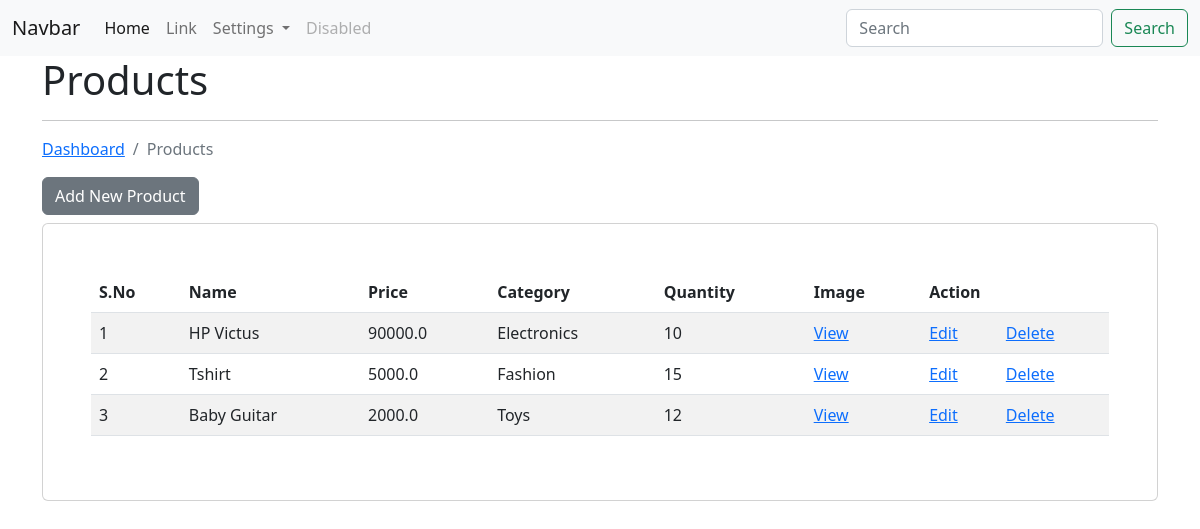
/ecom/products/ (signed in), run on an earlier commit of the app's database.
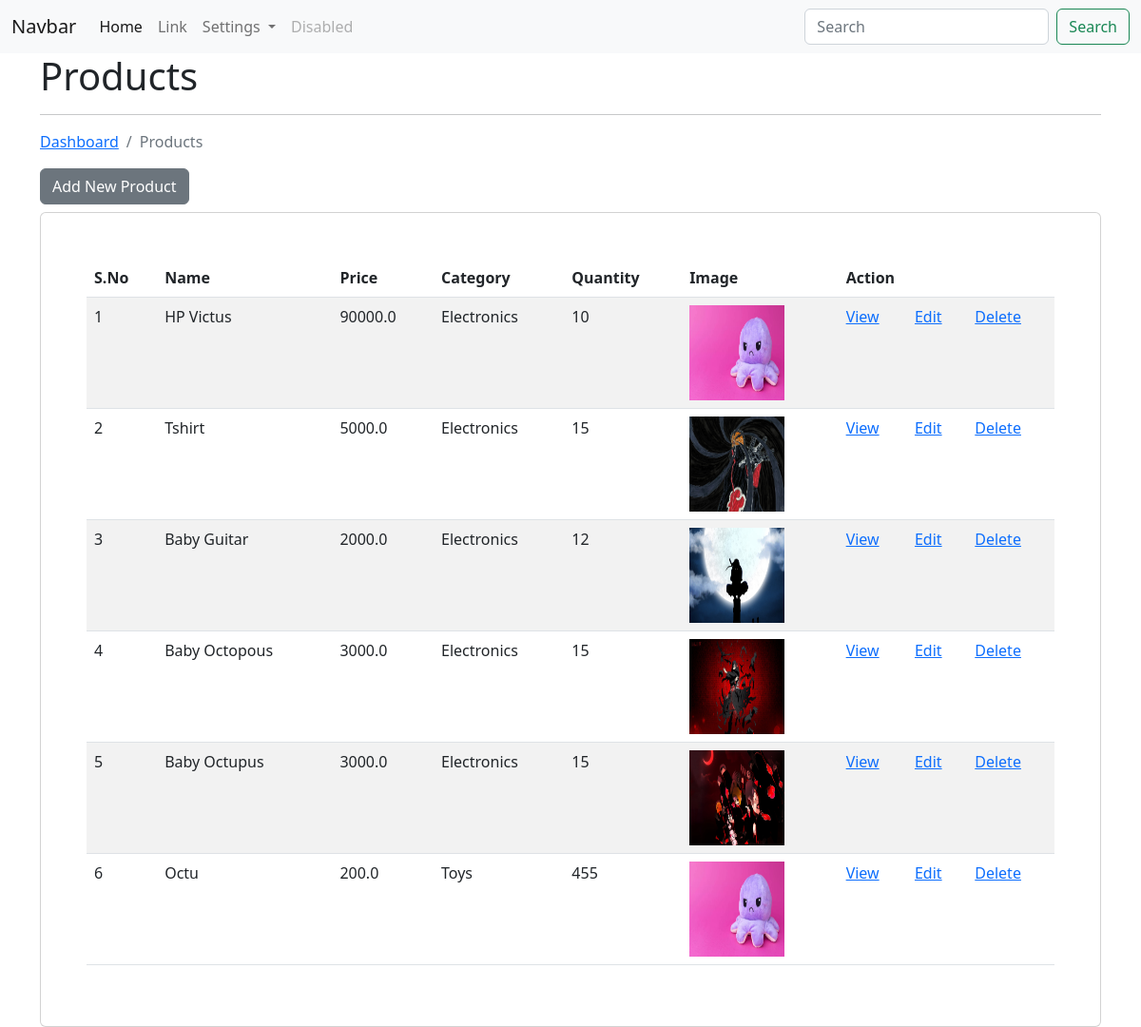
And on a later commit of the database.
### app_ecom/models.py (models this page shows)
class Product(models.Model):
    title = models.CharField(max_length=200)
    desc = models.CharField(max_length=200)
    category = models.ForeignKey(Category, on_delete=models.CASCADE)
    price = models.FloatField()
    image = models.FileField(null=True, blank=True, upload_to="products/")
    quantity = models.IntegerField()
    discount = models.FloatField()
    cod = models.CharField(max_length=100)
    user = models.ForeignKey(User, on_delete=models.CASCADE)
    class Meta:
        db_table = 'app_products'

class Category(models.Model):
    category_name = models.CharField(max_length=200)
    def __str__(self):
        return self.category_name
    class Meta:
        db_table = 'app_categories'

### app_ecom/views.py (the view)
# urls.py: path('products/', views.product_index, name='list-product'),
@login_required(login_url='/authentication/login/')
def product_index(request):
    products = Product.objects.filter(user=request.user)
    context = {"data": products}
    return render(request, 'products/product_index.html', context)

### templates/products/product_index.html (shortened to what this page needs)
{% extends "layouts/master.html" %}
{% load static %}
{% block content %}
    <div class="container">
        <h1>Products</h1>
        <hr>
        <nav aria-label="breadcrumb">
            <ol class="breadcrumb">
              <li class="breadcrumb-item"><a href="{% url 'dashboard' %}">Dashboard</a></li>
              <li class="breadcrumb-item active">Products</li>
            </ol>
        </nav>
        <a href="{% url 'add-product' %}" class="btn btn-secondary mb-2">Add New Product</a>
        <div class="card p-5">
            <table class="table table-striped table-hover">
                <thead>
                    <tr>
                        <th>S.No</th>
                        <th>Name</th>
                        <th>Price</th>
                        <th>Category</th>
                        <th>Quantity</th>
                        <th>Image</th>
                        <th colspan="3">Action</th>
                    </tr>
                </thead>
                <tbody>
                    {% for val in data %}
                    <tr>
                        <td>{{ forloop.counter }}</td>
                        <td>{{ val.title }}</td>
                        <td>{{ val.price }}</td>
                        <td>{{ val.category }}</td>
                        <td>{{ val.quantity }}</td>
                        {% if val.image %}
                            <td><img src="{{ val.image.url }}" alt"" width="100" height="100"></td>
                        {% endif %}
                        <td><a href="{% url 'view-product' val.id %}">View</a></td>
                        <td><a href="{% url 'edit-product' val.id %}">Edit</a></td>
                        <td><a href="{% url 'delete-product' val.id %}">Delete</a></td>
                    </tr>
                    {% endfor %}
                </tbody>
            </table>
        </div>
    </div>
{% endblock content %}

### templates/layouts/master.html (shortened to what this page needs)
<!doctype html>
<html lang="en">
<head>
    <link href="https://cdn.jsdelivr.net/npm/bootstrap@5.2.3/dist/css/bootstrap.min.css" rel="stylesheet"
>
</head>
<body>
    <nav class="navbar navbar-expand-lg bg-light">
        <div class="container-fluid">
            <a class="navbar-brand" href="#">Navbar</a>
            <div class="collapse navbar-collapse" id="navbarSupportedContent">
                <ul class="navbar-nav me-auto mb-2 mb-lg-0">
                    <li class="nav-item">
                        <a class="nav-link active" aria-current="page" href="#">Home</a>
                    </li>
                    <li class="nav-item">
                        <a class="nav-link" href="#">Link</a>
                    </li>
                    <li class="nav-item dropdown">
                        <a class="nav-link dropdown-toggle" href="#" role="button" data-bs-toggle="dropdown"
                            aria-expanded="false">
                            Settings
                        </a>
                    </li>
                    <li class="nav-item">
                        <a class="nav-link disabled">Disabled</a>
                    </li>
                </ul>
                <form class="d-flex" role="search">
                    <input class="form-control me-2" type="search" placeholder="Search" aria-label="Search">
                    <button class="btn btn-outline-success" type="submit">Search</button>
                </form>
            </div>
        </div>
    </nav>
    {% block content %}
    {% endblock %}
</body>
</html>

What changed in the data, as far as the page shows it:
changed Product "HP Victus": image: picture added
changed Product "Tshirt": category "Fashion" → "Electronics"; image: picture added
changed Product "Baby Guitar": category "Toys" → "Electronics"; image: picture added
added Product: title "Baby Octopous", price "3000.0", category "Electronics", quantity "15", image (picture)
added Product: title "Baby Octupus", price "3000.0", category "Electronics", quantity "15", image (picture)
added Product: title "Octu", price "200.0", category "Toys", quantity "455", image (picture)
